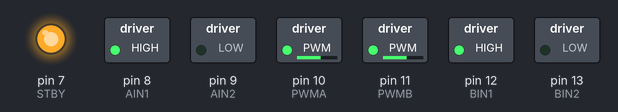
The sketch below on a simulated Arduino Uno, built with avr-gcc and run on an emulated ATmega328P. Parts: switched loads named in the sketch (green lamp = pin HIGH), output pins drawn as LEDs (lit = HIGH).

Above: at 0.1 s.
At 5.1 s:
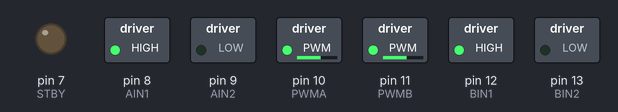
Timing chart, 0 to 6.6 s (numbered marks = the images above):
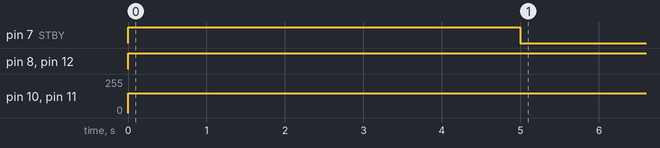

Measured:
- by itself, pin 7 (STBY): HIGH → LOW at 5.0 s
- by itself, pin 8 (AIN1), pin 12 (BIN1): LOW → HIGH at 0.00 s
- by itself, pin 10 (PWMA), pin 11 (PWMB): 0/255 → 150/255 at 0.00 s

The sketch:

Prueba_Motor.ino
```cpp
//Motor Izq
const int PWMA = 10;
const int AIN2 = 9;
const int AIN1 = 8;
//Activa el control del modulo H
const int STBY = 7;
//Motor Der
const int BIN1 = 12;
const int BIN2 = 13;
const int PWMB = 11;

void setup() {
  pinMode(PWMA,OUTPUT);
  pinMode(AIN2,OUTPUT);
  pinMode(AIN1,OUTPUT);
  pinMode(STBY,OUTPUT);
  pinMode(BIN1,OUTPUT);
  pinMode(BIN2,OUTPUT);
  pinMode(PWMB,OUTPUT);

  digitalWrite(STBY,HIGH);

}

void loop() {

  adelante();
  analogWrite(PWMA,150);
  analogWrite(PWMB,150);
  delay(5000);
  digitalWrite(STBY,LOW);

}

void adelante(){
  //Motor Izq
  digitalWrite(AIN1,HIGH);
  digitalWrite(AIN2,LOW);
  //Motor Der
  digitalWrite(BIN1,HIGH);
  digitalWrite(BIN2,LOW);
}

void derecha(){
  //Motor Izq
  digitalWrite(AIN1,HIGH);
  digitalWrite(AIN2,LOW);
  //Motor Der
  digitalWrite(BIN1,LOW);
  digitalWrite(BIN2,HIGH);
}

void izquierda(){
  //Motor Izq
  digitalWrite(AIN1,LOW);
  digitalWrite(AIN2,HIGH);
  //Motor Der
  digitalWrite(BIN1,HIGH);
  digitalWrite(BIN2,LOW);
}

void atras(){
  //Motor Izq
  digitalWrite(AIN1,LOW);
  digitalWrite(AIN2,HIGH);
  //Motor Der
  digitalWrite(BIN1,LOW);
  digitalWrite(BIN2,HIGH);
}

void detener(){
  //Motor Izq
  analogWrite(PWMA,0);
  //Motor Der
  analogWrite(PWMB,0);
}
```
